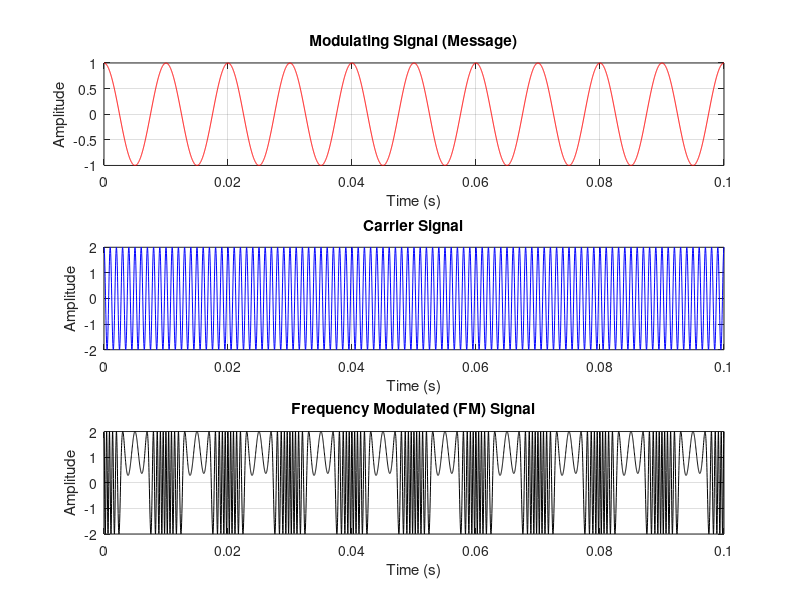

MATLAB code for this plot:
fs = 50000;
t = 0:1/fs:0.1;
fm = 100;
fc = 1000;
Am = 1;
Ac = 2;
kf = 8200; % Frequency sensitivity (adjust as needed)

massge = Am * cos(2 * pi * fm * t);
carr = Ac * cos(2 * pi * fc * t);
fm_signal = Ac * cos(2 * pi * fc * t + kf * cumsum(massge)/fs);

figure;

subplot(3,1,1);
plot(t, massge, 'r');
xlabel('Time (s)');
ylabel('Amplitude');
grid on;
title('Modulating Signal (Message)');

subplot(3,1,2);
plot(t, carr, 'b');
xlabel('Time (s)');
ylabel('Amplitude');
grid on;
title('Carrier Signal');

subplot(3,1,3);
plot(t, fm_signal, 'k');
xlabel('Time (s)');
ylabel('Amplitude');
grid on;
title('Frequency Modulated (FM) Signal');
